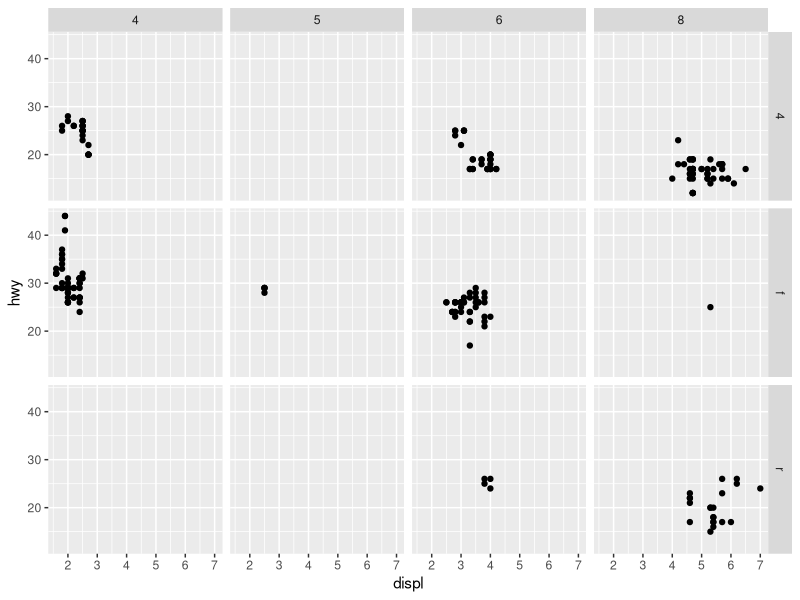
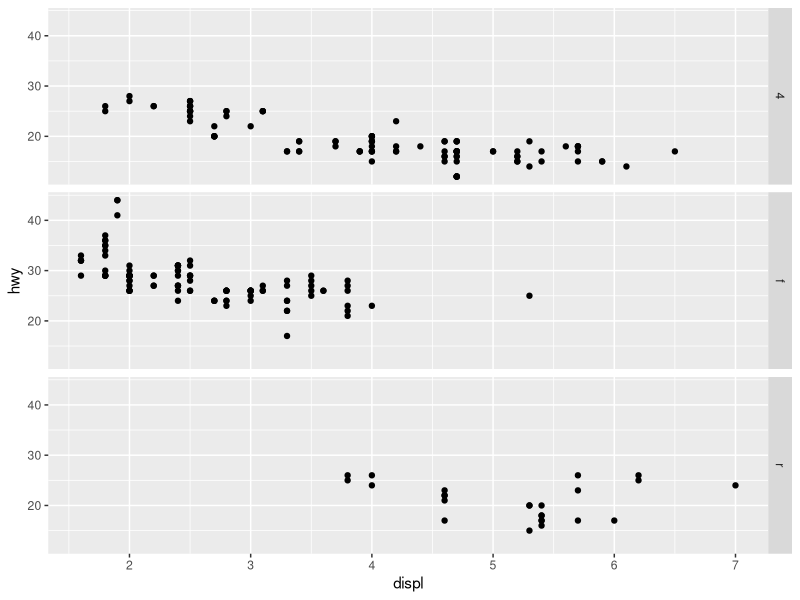
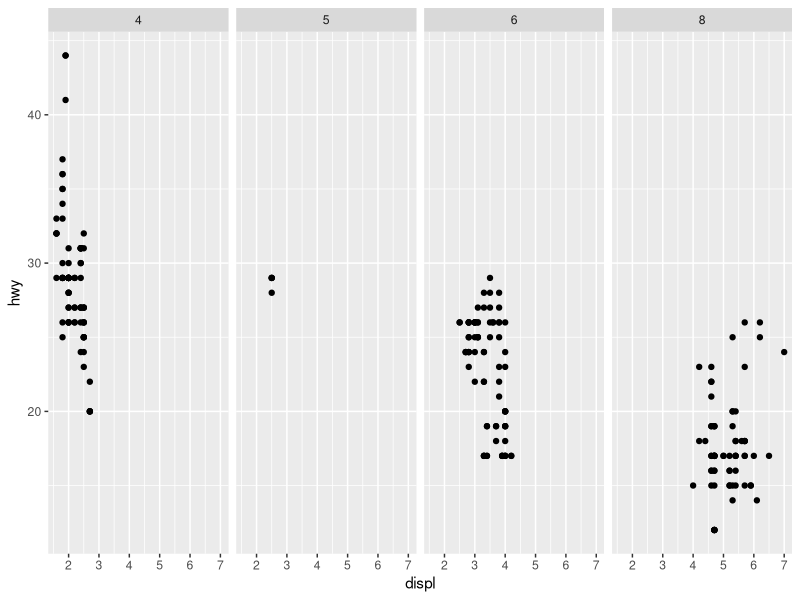
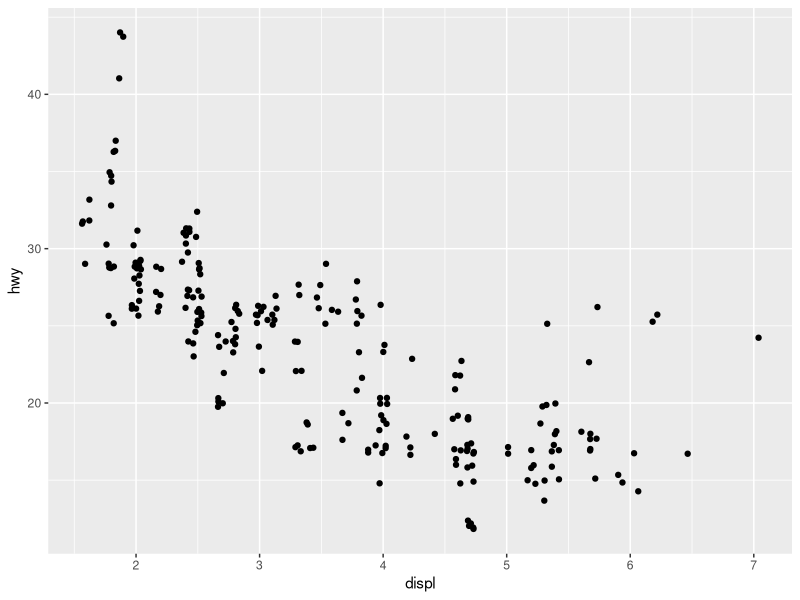

Write R code to recreate these figures, in order.
## ---- chunk 1
knitr::opts_chunk$set(echo = TRUE)

library(tidyverse)

## ---- chunk 2

ggplot(mpg, aes(x = displ, y = hwy)) + 
  geom_point() + 
  facet_grid(drv ~ cyl)

## ---- chunk 3

# Don't facet by columns
ggplot(mpg) + 
  geom_point(aes(x = displ, y = hwy)) +
  facet_grid(drv ~ .)

# Don't facet by rows
ggplot(mpg) + 
  geom_point(aes(x = displ, y = hwy)) +
  facet_grid(. ~ cyl)

## ---- chunk 4

ggplot(mpg, aes(x = displ, y = hwy)) + 
  geom_point(position = "jitter")

